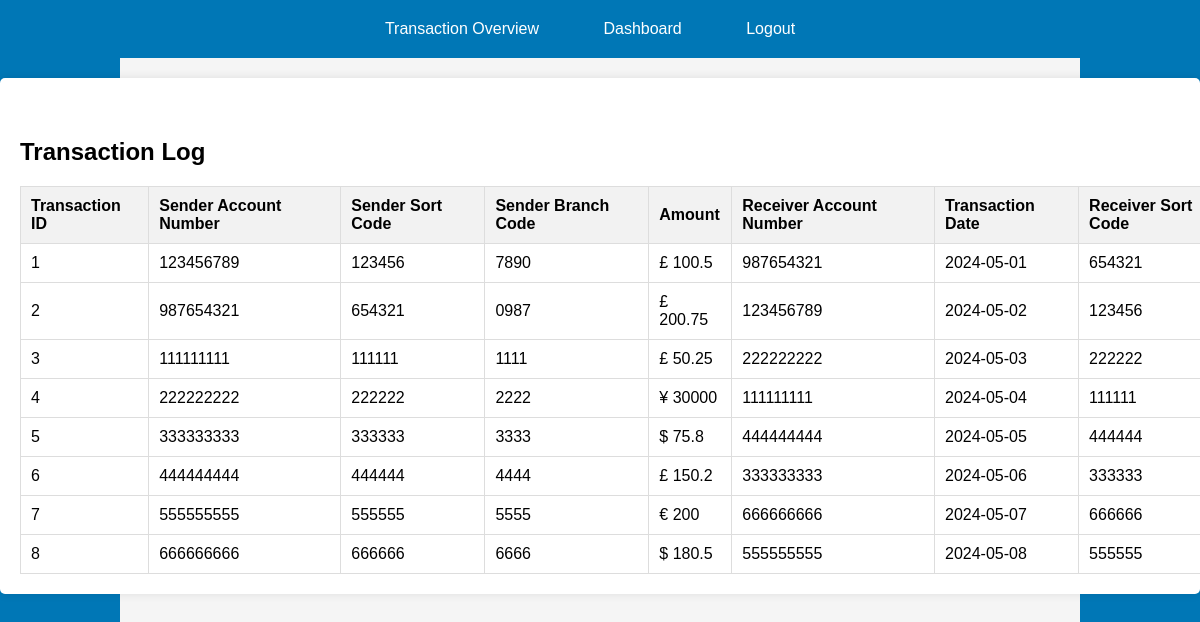
The app's page /business-homepage.php with its own data.
### tables this page shows
CREATE TABLE Transactions (
    transaction_id INTEGER PRIMARY KEY,
    sender_account_number VARCHAR(50),
    sender_sort_code VARCHAR(20),
    sender_branch_code VARCHAR(20),
    currency_id INTEGER NOT NULL,
    amount DECIMAL(18, 2),
    receiver_account_number VARCHAR(50),
    transaction_date DATE NOT NULL,
    receiver_sort_code VARCHAR(20),
    receiver_branch_code VARCHAR(20)
);

### business-homepage.php (the view, shortened to what this page needs)
<!DOCTYPE html>
<html lang="en">
<head>
    <link rel="stylesheet" href="styles.css">
</head>
<body>
    <header>
        <nav>
            <ul>
                <li><a href="business-homepage.php">Transaction Overview</a></li>
                <li><a href="refund.php">Dashboard</a></li>
                <li><a href="business-logout.php">Logout</a></li>
            </ul>
        </nav>
    </header>
    <div class="container">
        <h2>Transaction Log</h2>
        <?php
        $db = new PDO("sqlite:C:/xampp/htdocs/Currency-Transfer-Application/Currency_Database.db");
        $db->setAttribute(PDO::ATTR_ERRMODE, PDO::ERRMODE_EXCEPTION);
        $sql = "SELECT * FROM Transactions";
        $stmt = $db->prepare($sql);
        $stmt->execute();
        $transactions = $stmt->fetchAll(PDO::FETCH_ASSOC);
        if ($transactions) {
            echo "<table>";
            echo "<thead><tr><th>Transaction ID</th><th>Sender Account Number</th><th>Sender Sort Code</th><th>Sender Branch Code</th><th>Amount</th><th>Receiver Account Number</th><th>Transaction Date</th><th>Receiver Sort Code</th><th>Receiver Branch Code</th></tr></thead>";
            echo "<tbody>";
            foreach ($transactions as $transaction) {
                echo "<tr>";
                echo "<td>{$transaction['transaction_id']}</td>";
                echo "<td>{$transaction['sender_account_number']}</td>";
                echo "<td>{$transaction['sender_sort_code']}</td>";
                echo "<td>{$transaction['sender_branch_code']}</td>";
                echo "<td>";
                switch ($transaction['currency_id']) {
                    case 1:
                        echo "€ {$transaction['amount']}";
                        break;
                    case 2:
                        echo "£ {$transaction['amount']}";
                        break;
                    case 3:
                        echo "$ {$transaction['amount']}";
                        break;
                    case 4:
                        echo "¥ {$transaction['amount']}";
                        break;
                }
                echo "</td>";
                echo "<td>{$transaction['receiver_account_number']}</td>";
                echo "<td>{$transaction['transaction_date']}</td>";
                echo "<td>{$transaction['receiver_sort_code']}</td>";
                echo "</tr>";
            }
            echo "</tbody>";
            echo "</table>";
        } else {
            echo "<p>No transactions found.</p>";
        }
        ?>
    </div>
</body>
</html>

### styles.css (style rules this page uses)
body { font-family: Arial, sans-serif; margin: 0; padding: 0; }
.container { max-width: 800px; margin: 0 auto; padding: 20px; position: relative; }
header { background-color: #0077b6; color: #fff; padding: 20px 0; text-align: center; border-bottom: 0px solid #fff; }
header nav ul { list-style-type: none; margin: 0; padding: 0; }
header nav ul li { display: inline; }
header nav ul li a { text-decoration: none; color: #fff; padding: 10px 20px; }
h2 { margin-top: 40px; }

### business-homepage.php (style rules this page uses)
body { font-family: Arial, sans-serif; margin: 0; padding: 0; background-color: #f5f5f5; }
header { background-color: #0077b6; color: #fff; padding: 20px 0; text-align: center; margin-bottom: 20px; border-bottom: 0px solid #fff; }
nav ul { list-style-type: none; margin: 0; padding: 0; }
nav ul li { display: inline; margin-right: 20px; }
nav ul li a { text-decoration: none; color: #fff; padding: 10px 20px; }
.container { max-width: 1200px; margin: 20px auto; padding: 20px; background-color: #fff; border-radius: 5px; box-shadow: 0px 0px 10px rgba(0, 0, 0, 0.1); overflow-x: auto; }
table { width: 120%; border-collapse: collapse; margin-top: 20px; }
th, td { border: 1px solid #ddd; padding: 10px; text-align: left; }
th { background-color: #f2f2f2; }

### records on screen
transactions: transaction_id "1", sender_account_number "123456789", sender_sort_code "123456", sender_branch_code "7890", amount "100.5", receiver_account_number "987654321", transaction_date "2024-05-01", receiver_sort_code "654321"
transactions: transaction_id "2", sender_account_number "987654321", sender_sort_code "654321", sender_branch_code "0987", amount "200.75", receiver_account_number "123456789", transaction_date "2024-05-02", receiver_sort_code "123456"
transactions: transaction_id "3", sender_account_number "111111111", sender_sort_code "111111", sender_branch_code "1111", amount "50.25", receiver_account_number "222222222", transaction_date "2024-05-03", receiver_sort_code "222222"
transactions: transaction_id "4", sender_account_number "222222222", sender_sort_code "222222", sender_branch_code "2222", amount "30000", receiver_account_number "111111111", transaction_date "2024-05-04", receiver_sort_code "111111"
transactions: transaction_id "5", sender_account_number "333333333", sender_sort_code "333333", sender_branch_code "3333", amount "75.8", receiver_account_number "444444444", transaction_date "2024-05-05", receiver_sort_code "444444"
transactions: transaction_id "6", sender_account_number "444444444", sender_sort_code "444444", sender_branch_code "4444", amount "150.2", receiver_account_number "333333333", transaction_date "2024-05-06", receiver_sort_code "333333"
transactions: transaction_id "7", sender_account_number "555555555", sender_sort_code "555555", sender_branch_code "5555", amount "200", receiver_account_number "666666666", transaction_date "2024-05-07", receiver_sort_code "666666"
transactions: transaction_id "8", sender_account_number "666666666", sender_sort_code "666666", sender_branch_code "6666", amount "180.5", receiver_account_number "555555555", transaction_date "2024-05-08", receiver_sort_code "555555"
